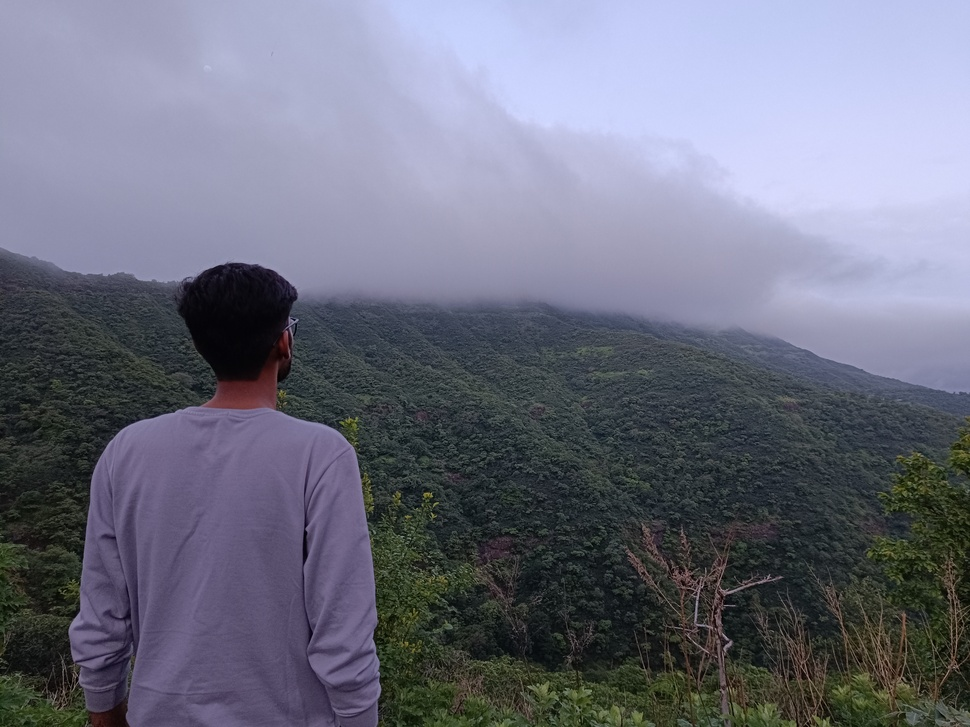
#> input picture IP/image.jpg, 970 x 727 px, shrunk from 4096 x 3072 before the run
$ python IP2-2.py
#> lines starting #> are read from the running program, lines starting #| are printed output that depends on the picture; after the words box and inside, x2 and y2 are one past the last pixel; in counts of white or black regions, pixels touching at a corner belong together
import cv2
import matplotlib.pyplot as plt

# Read image
image = cv2.imread("image.jpg")
#> image is the input picture: shape (727, 970, 3); mean B, G, R 127.6, 111.3, 109.1

if image is None:
    print("Image not found")
    exit()

# Convert to grayscale
gray = cv2.cvtColor(image, cv2.COLOR_BGR2GRAY)
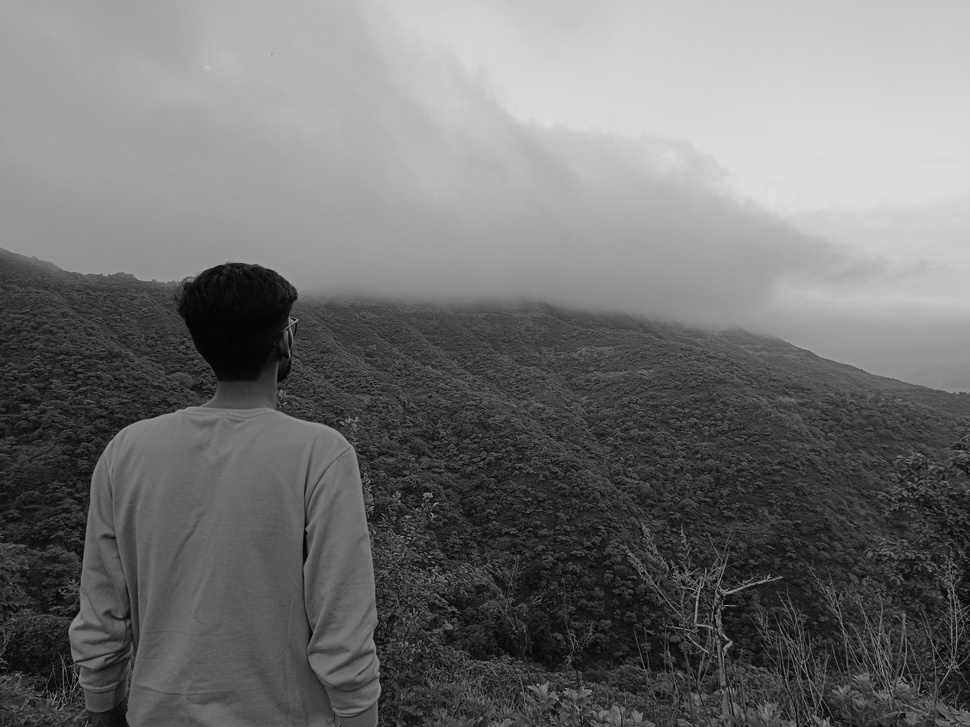
#> gray: shape (727, 970); min 0, max 222, mean 112.5

# Intensity range
lower = 100
upper = 180

# Mask
mask = cv2.inRange(gray, lower, upper)
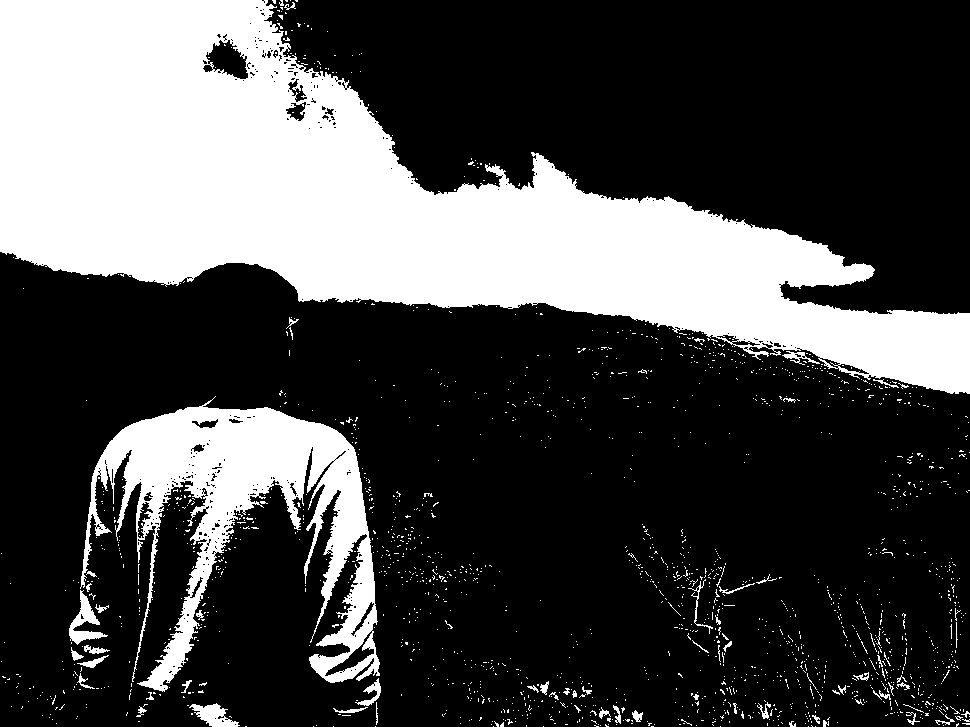
#> mask: shape (727, 970); 28.6% white; 1781 white regions (1719 under 20 px), largest, box (x1, y1, x2, y2) and area: (0, 0, 970, 394) 161430, (80, 396, 380, 692) 31776, (69, 590, 108, 645) 748

# Apply mask
result = cv2.bitwise_and(image, image, mask=mask)
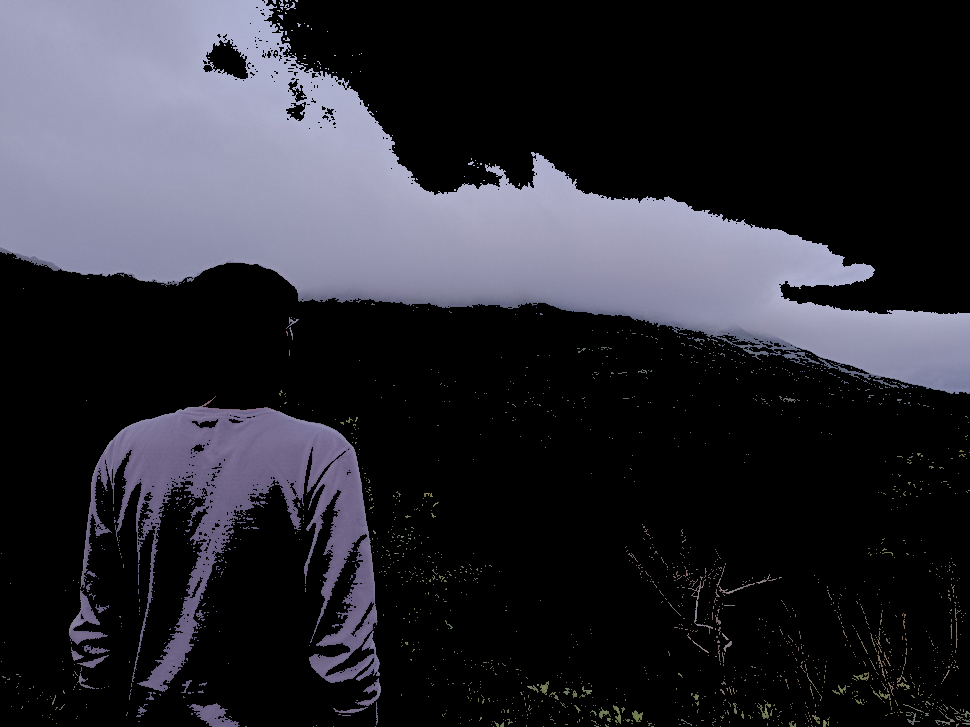
#> result: shape (727, 970, 3); mean B, G, R 49.7, 42, 42.3

# Display
plt.figure(figsize=(10,5))

plt.subplot(1,2,1)
plt.imshow(gray, cmap='gray')
plt.title("Original Grayscale")
plt.axis("off")

plt.subplot(1,2,2)
plt.imshow(cv2.cvtColor(result, cv2.COLOR_BGR2RGB))
plt.title("Intensity Level Slicing")
plt.axis("off")

plt.tight_layout()
plt.show()
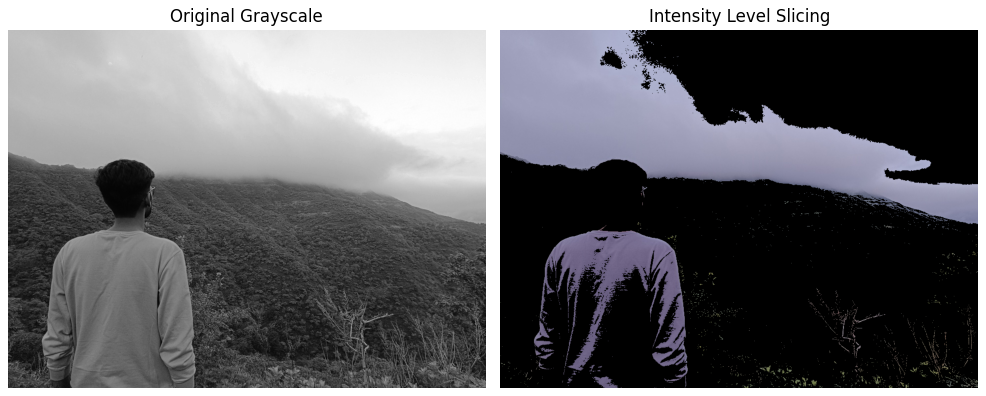
#> figure drawn by matplotlib, 2 panels
